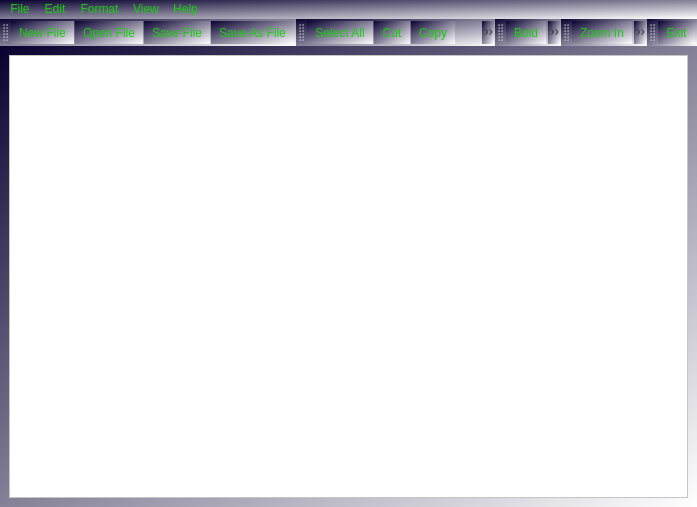
<?xml version="1.0" encoding="UTF-8"?>
<ui version="4.0">
 <class>MainWindow</class>
 <widget class="QMainWindow" name="MainWindow">
  <property name="geometry">
   <rect>
    <x>0</x>
    <y>0</y>
    <width>697</width>
    <height>507</height>
   </rect>
  </property>
  <property name="windowTitle">
   <string>MainWindow</string>
  </property>
  <property name="styleSheet">
   <string notr="true">background-color: qlineargradient(spread:pad, x1:0, y1:0, x2:1, y2:1, stop:0 rgba(9, 2, 48, 255), stop:1 rgba(255, 255, 255, 255));
color: rgb(20, 207, 10);
border-color: rgb(255, 255, 0);
selection-color: rgb(255, 0, 255);
</string>
  </property>
  <widget class="QWidget" name="centralwidget">
   <layout class="QVBoxLayout" name="verticalLayout">
    <item>
     <widget class="QTextEdit" name="textEdit">
      <property name="styleSheet">
       <string notr="true">background-color: rgb(255, 255, 255);
color: rgb(0, 0, 0);</string>
      </property>
     </widget>
    </item>
   </layout>
  </widget>
  <widget class="QMenuBar" name="menubar">
   <property name="geometry">
    <rect>
     <x>0</x>
     <y>0</y>
     <width>697</width>
     <height>21</height>
    </rect>
   </property>
   <widget class="QMenu" name="menuFile">
    <property name="title">
     <string>File</string>
    </property>
    <addaction name="actionNew_File"/>
    <addaction name="actionOpen_File"/>
    <addaction name="actionSave_File"/>
    <addaction name="actionSave_As_File"/>
   </widget>
   <widget class="QMenu" name="menuEdit">
    <property name="title">
     <string>Edit</string>
    </property>
    <addaction name="actionSelect_All"/>
    <addaction name="actionCut"/>
    <addaction name="actionCopy"/>
    <addaction name="actionPaste"/>
    <addaction name="actionUndo"/>
    <addaction name="actionRedo"/>
   </widget>
   <widget class="QMenu" name="menuFormat">
    <property name="title">
     <string>Format</string>
    </property>
    <addaction name="actionBold"/>
    <addaction name="actionItalic"/>
    <addaction name="actionUnderline"/>
    <addaction name="actionWord_Wrap"/>
    <addaction name="actionColor"/>
   </widget>
   <widget class="QMenu" name="menuView">
    <property name="title">
     <string>View</string>
    </property>
    <addaction name="actionZoom_In"/>
    <addaction name="actionZoom_Out"/>
   </widget>
   <widget class="QMenu" name="menuHelp">
    <property name="title">
     <string>Help</string>
    </property>
    <addaction name="actionAbout_us"/>
    <addaction name="actionExit"/>
   </widget>
   <addaction name="menuFile"/>
   <addaction name="menuEdit"/>
   <addaction name="menuFormat"/>
   <addaction name="menuView"/>
   <addaction name="menuHelp"/>
  </widget>
  <widget class="QToolBar" name="toolBar">
   <property name="windowTitle">
    <string>toolBar</string>
   </property>
   <attribute name="toolBarArea">
    <enum>TopToolBarArea</enum>
   </attribute>
   <attribute name="toolBarBreak">
    <bool>false</bool>
   </attribute>
   <addaction name="actionNew_File"/>
   <addaction name="actionOpen_File"/>
   <addaction name="actionSave_File"/>
   <addaction name="actionSave_As_File"/>
  </widget>
  <widget class="QToolBar" name="toolBar_2">
   <property name="windowTitle">
    <string>toolBar_2</string>
   </property>
   <attribute name="toolBarArea">
    <enum>TopToolBarArea</enum>
   </attribute>
   <attribute name="toolBarBreak">
    <bool>false</bool>
   </attribute>
   <addaction name="actionSelect_All"/>
   <addaction name="actionCut"/>
   <addaction name="actionCopy"/>
   <addaction name="actionPaste"/>
   <addaction name="actionUndo"/>
   <addaction name="actionRedo"/>
  </widget>
  <widget class="QToolBar" name="toolBar_3">
   <property name="windowTitle">
    <string>toolBar_3</string>
   </property>
   <attribute name="toolBarArea">
    <enum>TopToolBarArea</enum>
   </attribute>
   <attribute name="toolBarBreak">
    <bool>false</bool>
   </attribute>
   <addaction name="actionBold"/>
   <addaction name="actionItalic"/>
   <addaction name="actionUnderline"/>
   <addaction name="actionWord_Wrap"/>
   <addaction name="actionColor"/>
  </widget>
  <widget class="QToolBar" name="toolBar_4">
   <property name="windowTitle">
    <string>toolBar_4</string>
   </property>
   <attribute name="toolBarArea">
    <enum>TopToolBarArea</enum>
   </attribute>
   <attribute name="toolBarBreak">
    <bool>false</bool>
   </attribute>
   <addaction name="actionZoom_In"/>
   <addaction name="actionZoom_Out"/>
   <addaction name="actionAbout_us"/>
  </widget>
  <widget class="QToolBar" name="toolBar_5">
   <property name="windowTitle">
    <string>toolBar_5</string>
   </property>
   <attribute name="toolBarArea">
    <enum>TopToolBarArea</enum>
   </attribute>
   <attribute name="toolBarBreak">
    <bool>false</bool>
   </attribute>
   <addaction name="actionExit"/>
  </widget>
  <action name="actionNew_File">
   <property name="icon">
    <iconset resource="images.qrc">
     <normaloff>:/new/prefix1/images/New_File.png</normaloff>:/new/prefix1/images/New_File.png</iconset>
   </property>
   <property name="text">
    <string>New File</string>
   </property>
   <property name="shortcut">
    <string>Ctrl+N</string>
   </property>
  </action>
  <action name="actionOpen_File">
   <property name="icon">
    <iconset resource="images.qrc">
     <normaloff>:/new/prefix1/images/Open_File.png</normaloff>:/new/prefix1/images/Open_File.png</iconset>
   </property>
   <property name="text">
    <string>Open File</string>
   </property>
   <property name="shortcut">
    <string>Ctrl+O</string>
   </property>
  </action>
  <action name="actionSave_File">
   <property name="icon">
    <iconset resource="images.qrc">
     <normaloff>:/new/prefix1/images/Save.png</normaloff>:/new/prefix1/images/Save.png</iconset>
   </property>
   <property name="text">
    <string>Save File</string>
   </property>
   <property name="shortcut">
    <string>Ctrl+S</string>
   </property>
  </action>
  <action name="actionSave_As_File">
   <property name="icon">
    <iconset resource="images.qrc">
     <normaloff>:/new/prefix1/images/Save as.png</normaloff>:/new/prefix1/images/Save as.png</iconset>
   </property>
   <property name="text">
    <string>Save As File</string>
   </property>
   <property name="shortcut">
    <string>Ctrl+D</string>
   </property>
  </action>
  <action name="actionCut">
   <property name="icon">
    <iconset resource="images.qrc">
     <normaloff>:/new/prefix1/images/Cut.png</normaloff>:/new/prefix1/images/Cut.png</iconset>
   </property>
   <property name="text">
    <string>Cut</string>
   </property>
   <property name="shortcut">
    <string>Ctrl+X</string>
   </property>
  </action>
  <action name="actionCopy">
   <property name="icon">
    <iconset resource="images.qrc">
     <normaloff>:/new/prefix1/images/Copy.png</normaloff>:/new/prefix1/images/Copy.png</iconset>
   </property>
   <property name="text">
    <string>Copy</string>
   </property>
   <property name="shortcut">
    <string>Ctrl+C</string>
   </property>
  </action>
  <action name="actionSelect_All">
   <property name="icon">
    <iconset resource="images.qrc">
     <normaloff>:/new/prefix1/images/Select_All.png</normaloff>:/new/prefix1/images/Select_All.png</iconset>
   </property>
   <property name="text">
    <string>Select All</string>
   </property>
   <property name="shortcut">
    <string>Ctrl+A</string>
   </property>
  </action>
  <action name="actionPaste">
   <property name="icon">
    <iconset resource="images.qrc">
     <normaloff>:/new/prefix1/images/Paste.png</normaloff>:/new/prefix1/images/Paste.png</iconset>
   </property>
   <property name="text">
    <string>Paste</string>
   </property>
   <property name="shortcut">
    <string>Ctrl+V</string>
   </property>
  </action>
  <action name="actionUndo">
   <property name="icon">
    <iconset resource="images.qrc">
     <normaloff>:/new/prefix1/images/Undo.png</normaloff>:/new/prefix1/images/Undo.png</iconset>
   </property>
   <property name="text">
    <string>Undo</string>
   </property>
   <property name="shortcut">
    <string>Ctrl+1</string>
   </property>
  </action>
  <action name="actionRedo">
   <property name="icon">
    <iconset resource="images.qrc">
     <normaloff>:/new/prefix1/images/Redo.png</normaloff>:/new/prefix1/images/Redo.png</iconset>
   </property>
   <property name="text">
    <string>Redo</string>
   </property>
   <property name="shortcut">
    <string>Ctrl+2</string>
   </property>
  </action>
  <action name="actionBold">
   <property name="icon">
    <iconset resource="images.qrc">
     <normaloff>:/new/prefix1/images/Bold.png</normaloff>:/new/prefix1/images/Bold.png</iconset>
   </property>
   <property name="text">
    <string>Bold</string>
   </property>
   <property name="shortcut">
    <string>Ctrl+B</string>
   </property>
  </action>
  <action name="actionItalic">
   <property name="icon">
    <iconset resource="images.qrc">
     <normaloff>:/new/prefix1/images/Italic.png</normaloff>:/new/prefix1/images/Italic.png</iconset>
   </property>
   <property name="text">
    <string>Italic</string>
   </property>
   <property name="shortcut">
    <string>Ctrl+I</string>
   </property>
  </action>
  <action name="actionUnderline">
   <property name="icon">
    <iconset resource="images.qrc">
     <normaloff>:/new/prefix1/images/Underline.png</normaloff>:/new/prefix1/images/Underline.png</iconset>
   </property>
   <property name="text">
    <string>Underline</string>
   </property>
   <property name="shortcut">
    <string>Ctrl+U</string>
   </property>
  </action>
  <action name="actionWord_Wrap">
   <property name="icon">
    <iconset resource="images.qrc">
     <normaloff>:/new/prefix1/images/Word Wrap.png</normaloff>:/new/prefix1/images/Word Wrap.png</iconset>
   </property>
   <property name="text">
    <string>Word Wrap</string>
   </property>
   <property name="shortcut">
    <string>Ctrl+W</string>
   </property>
  </action>
  <action name="actionColor">
   <property name="icon">
    <iconset resource="images.qrc">
     <normaloff>:/new/prefix1/images/Color.png</normaloff>:/new/prefix1/images/Color.png</iconset>
   </property>
   <property name="text">
    <string>Color</string>
   </property>
   <property name="shortcut">
    <string>F2</string>
   </property>
  </action>
  <action name="actionZoom_In">
   <property name="icon">
    <iconset resource="images.qrc">
     <normaloff>:/new/prefix1/images/Zoom in.png</normaloff>:/new/prefix1/images/Zoom in.png</iconset>
   </property>
   <property name="text">
    <string>Zoom In</string>
   </property>
   <property name="shortcut">
    <string>Ctrl++</string>
   </property>
  </action>
  <action name="actionZoom_Out">
   <property name="icon">
    <iconset resource="images.qrc">
     <normaloff>:/new/prefix1/images/Zoom out.png</normaloff>:/new/prefix1/images/Zoom out.png</iconset>
   </property>
   <property name="text">
    <string>Zoom Out</string>
   </property>
   <property name="shortcut">
    <string>Ctrl+-</string>
   </property>
  </action>
  <action name="actionAbout_us">
   <property name="icon">
    <iconset resource="images.qrc">
     <normaloff>:/new/prefix1/images/About_us.png</normaloff>:/new/prefix1/images/About_us.png</iconset>
   </property>
   <property name="text">
    <string>About us</string>
   </property>
   <property name="shortcut">
    <string>F1</string>
   </property>
  </action>
  <action name="actionExit">
   <property name="icon">
    <iconset resource="images.qrc">
     <normaloff>:/new/prefix1/images/Exit.png</normaloff>:/new/prefix1/images/Exit.png</iconset>
   </property>
   <property name="text">
    <string>Exit</string>
   </property>
   <property name="shortcut">
    <string>F4</string>
   </property>
  </action>
 </widget>
 <resources>
  <include location="images.qrc"/>
 </resources>
 <connections/>
</ui>
